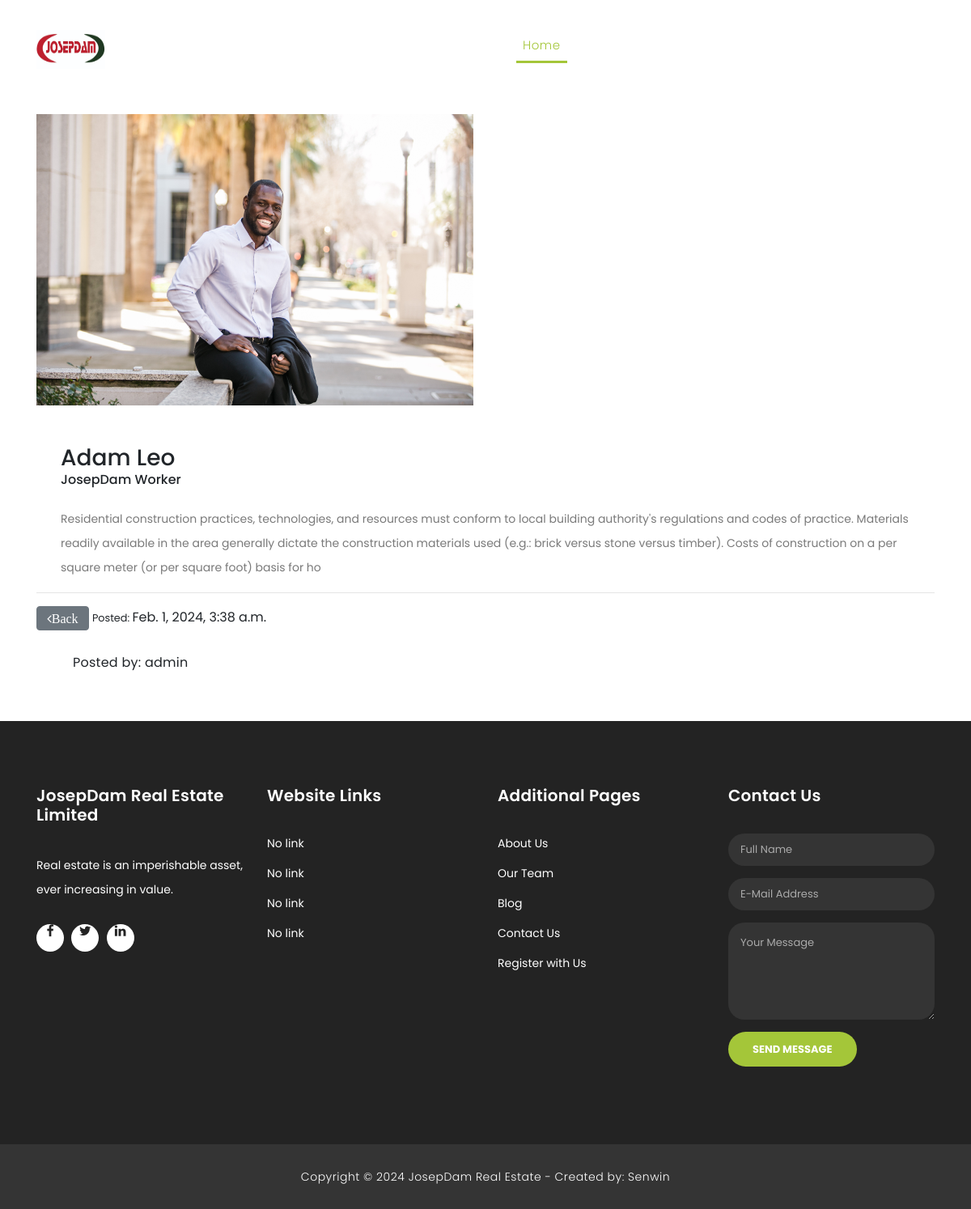
Page /article_team/6/ on the committed database.
### josepdam/models.py (models this page shows, shortened)
class TeamsPost (models.Model):
    worker_name = models.CharField (max_length = 200)
    worker_position = models.CharField (max_length = 200)
    worker_description = models.TextField()
    worker_img = models.ImageField(upload_to='images')
    slug = models.SlugField (max_length=25)
    publish_date = models.DateTimeField (auto_now_add= True)
    author = models.ForeignKey(User, on_delete=models.CASCADE)
    class Meta:
        ordering =['-publish_date']

### josepdam/views.py (the view, shortened to what this page needs)
# urls.py: path('article_team/<int:pk>/', ArticleTeamDetailView.as_view(), name="detail-team"),
class ArticleTeamDetailView(DetailView):
    model = TeamsPost
    template_name = 'josep/article_team_detail.html'

### templates/josep/article_team_detail.html (shortened to what this page needs)
{% extends "base.html" %}
{% load static %}
{% block content%}
    <div class="page-headingdddddd header-text">
        <div class="container">
          <div class="row">
            <div class="col-md-12">
              <h1> <small><del></small> <sup>$</sup>{{ object.price }}</h1>
            </div>
          </div>
        </div>
      </div>
    <div class="services">
      <div class="container">
        <div class="row">
          <div class="col-md-6">
            <div>
              {% if object.worker_img %}
              <img src="{{ object.worker_img.url }}" alt="" class="img-fluid wc-image">
              {% endif %}
            </div> <br>
          </div>
        </div> <br>
        <div class="tabs-content" style="display: block;">
          <h3>{{ object.worker_name }}</h3>
          <h6>{{ object.worker_position }}</h6><br>
          <p>{{ object.worker_description|truncatechars:9000 }}</p>
        </div> <hr>
        <span>
           <a href="{% url 'team' %}" class="btn btn-secondary"><i class="fa fa-angle-left">Back</i></a>
            <small>Posted: </small> {{ object.publish_date }}
        </span>
          <div class="col-lg-3">
            <div class="tabs-content">
              <h4><small>Posted by: {{object.author}}</small></h4>
            </div>
          </div>
        </div>
        <br>
        <br>
      </div>
{% endblock %}

### static/assets/css/style.css (style rules this page uses)
body { font-family: 'Poppins', sans-serif; overflow-x: hidden; text-rendering: optimizeLegibility; -webkit-font-smoothing: antialiased; -moz-osx-font-smoothing: grayscale; }
p { margin-bottom: 0px; font-size: 14px; color: #666666; line-height: 30px; }
a { text-decoration: none!important; }
h1,h2,h3,h4,h5,h6 { margin: 0px; }
*, *:before, *:after { -webkit-box-sizing: border-box; box-sizing: border-box; -webkit-font-smoothing: antialiased; -moz-osx-font-smoothing: grayscale; }
.services { margin-top: 140px; }
.tabs-content { margin-left: 30px; text-align: left; display: inline-block; transition: all 0.3s; }
.tabs-content h4 { font-size: 20px; font-weight: 700; letter-spacing: 0.25px; margin-bottom: 15px; margin-top: 30px; }
.tabs-content p { font-size: 14px; color: #7a7a7a; margin-bottom: 0px; }

### rows in the picture
TeamsPost: worker_img (picture), worker_name "Adam Leo", worker_position "JosepDam Worker", worker_description "Residential construction practices, technologies, and resources must conform to local building authority's regulations and codes of practice. Materials readily available in the area generally dictate the construction materials used (e.g.: brick versus stone versus timber). Costs of construction on a per square meter (or per square foot) basis for ho", publish_date "Feb. 1, 2024, 3:38 a.m.", author "admin"
